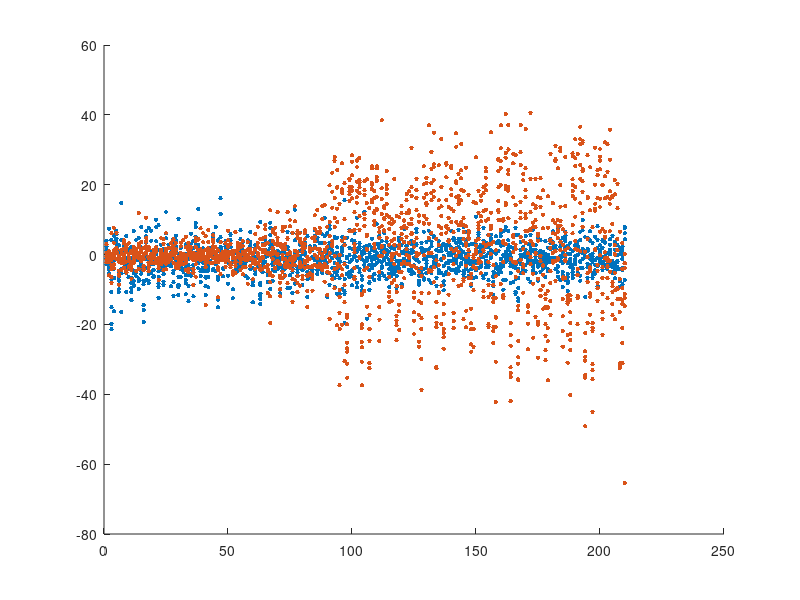

The MATLAB source for this figure: (Note: this script raises an error after producing the figure.)
%% ImplicitAdaptationFigures
% This code is used to statistically analyze data output by BUMProcessor.m,
% and produce raw figures for data presentation
%
% By Charles Xu @ UCSD
%
%% Initialize
load('allData.mat')

%% Figure 1 - dot plot for relative error of exp 1 and 2
% Used data: allFinal allTarget
f1dot = figure('Name','dot plot for relative error of exp 1 and 2','NumberTitle','off');
hold on

% Plot exp 1
for i = 1:8
    x = linspace(1,210,210);
    y = allFinal{1,1}{1,i} - allTarget{1,1}{1,i};
    p1 = plot(x,y,'.','Color','#0072BD','MarkerSize',10);
end

% Plot exp 2
for i = 1:8
    x = linspace(1,210,210);
    y = allFinal{1,2}{1,i} - allTarget{1,2}{1,i};
    p2 = plot(x,y,'.b','Color','#D95319','MarkerSize',10);
end

xline([60 90],'--')
yline(0,'--')
xlim([0 210])
ylim([-70 70])
legend([p1,p2],{'Experiment 1','Experiment 2'})
hold off

%% Figure 1 - line plot for absolute error of exp 1 and 2
% Used data: allFinal allTarget
f1line = figure('Name','line plot for absolute error of exp 1 and 2','NumberTitle','off');
hold on

% Plot exp 1
y = zeros(1,210);
for i = 1:8
    y = y + abs(allFinal{1,1}{1,i} - allTarget{1,1}{1,i});
end
x = linspace(1,210,210);
y = y/8;
p1 = plot(x,y,'.-','Color','#0072BD','MarkerSize',10);

clear x y

% Plot exp 2
y = zeros(1,210);
for i = 1:8
    y = y + abs(allFinal{1,2}{1,i} - allTarget{1,2}{1,i});
end
x = linspace(1,210,210);
y = y/8;
p2 = plot(x,y,'.-','Color','#D95319','MarkerSize',10);

clear x y

xline([60 90],'--')
yline(0,'--')
xlim([0 210])
ylim([0 35])
legend([p1,p2],{'Experiment 1','Experiment 2'})
hold off

%% Figure 1 - distribution of relative error test phase of exp 1 and 2
% Used data
f1histRel = figure('Name','distribution of relative error during test phase of exp 1 and 2','NumberTitle','off');
hold on

x = [];
for i = 1:8
    rel = (allFinal{1,1}{1,i} - allTarget{1,1}{1,i});
    rel = rel(1,91:end);
    x = [x rel];
end
p1 = histogram(x,[-70:2:70]);

y = [];
for i = 1:8
    rel = (allFinal{1,2}{1,i} - allTarget{1,2}{1,i});
    rel = rel(1,91:end);
    y = [y rel];
end
p2 = histogram(y,[-70:2:70]);

xlim([-70 70])
ylim([0 200])
legend([p1,p2],{'Experiment 1','Experiment 2'})
hold off

clear x y

%% Figure 2 - dot plot for relative error of exp 2 and 3
% Used data: allFinal allTarget
f2dot = figure('Name','dot plot for relative error of exp 2 and 3','NumberTitle','off');
hold on

% Plot exp 2
for i = 1:8
    x = linspace(1,210,210);
    y = allFinal{1,2}{1,i} - allTarget{1,2}{1,i};
    p1 = plot(x,y,'.','Color','#0072BD','MarkerSize',10);
end

% Plot exp 3
for i = 1:8
    x = linspace(1,210,210);
    y = allFinal{1,3}{1,i} - allTarget{1,3}{1,i};
    p2 = plot(x,y,'.b','Color','#D95319','MarkerSize',10);
end

xline([60 90],'--')
yline(0,'--')
xlim([0 210])
ylim([-70 70])
legend([p1,p2],{'Experiment 2','Experiment 3'})
hold off

%% Figure 2 - line plot for absolute error of exp 2 and 3
% Used data: allFinal allTarget
f2line = figure('Name','line plot for absolute error of exp 2 and 3','NumberTitle','off');
hold on

% Plot exp 2
y = zeros(1,210);
for i = 1:8
    y = y + abs(allFinal{1,2}{1,i} - allTarget{1,2}{1,i});
end
x = linspace(1,210,210);
y = y/8;
p1 = plot(x,y,'.-','Color','#0072BD','MarkerSize',10);

clear x y

% Plot exp 3
y = zeros(1,210);
for i = 1:8
    y = y + abs(allFinal{1,3}{1,i} - allTarget{1,3}{1,i});
end
x = linspace(1,210,210);
y = y/8;
p2 = plot(x,y,'.-','Color','#D95319','MarkerSize',10);

clear x y

xline([60 90],'--')
yline(0,'--')
xlim([0 210])
ylim([0 35])
legend([p1,p2],{'Experiment 2','Experiment 3'})
hold off

%% Figure 2 - distribution of relative error test phase of exp 2 and 3
% Used data: allFinal allTarget
f2histRel = figure('Name','distribution of relative error during test phase of exp 2 and 3','NumberTitle','off');
hold on

x = [];
for i = 1:8
    rel = (allFinal{1,2}{1,i} - allTarget{1,2}{1,i});
    rel = rel(1,91:end);
    x = [x rel];
end
p1 = histogram(x,[-70:2:70]);

y = [];
for i = 1:8
    rel = (allFinal{1,3}{1,i} - allTarget{1,3}{1,i});
    rel = rel(1,91:end);
    y = [y rel];
end
p2 = histogram(y,[-70:2:70]);

xlim([-70 70])
ylim([0 200])
legend([p1,p2],{'Experiment 2','Experiment 3'})
hold off

clear x y

%% Paired-samples t test for baseline vs test
% Used data: allFinal allTarget

% Exp 1
baseline1 = [];
test1 = [];
for i = 1:8
    par = abs(allFinal{1,1}{1,i} - allTarget{1,1}{1,i}); % Compare between absolute errors
    parBaseline = mean(par(1,1:90));
    baseline1 = [baseline1 parBaseline];
    parTest = mean(par(1,91:end));
    test1 = [test1 parTest];
end

meanBaseline1 = mean(baseline1);
stdBaseline1 = std(baseline1);
meanTest1 = mean(test1);
stdTest1 = std(test1);

[exp1h,exp1p] = ttest(baseline1,test1); % Paired-sample t test between baseline and test
exp1d = computeCohen_d(baseline1,test1); % Cohen's d for baseline vs test

% Note: according to Cohen and Sawilowsky:
% 
% d = 0.01 --> very small effect size
% d = 0.20 --> small effect size
% d = 0.50 --> medium effect size
% d = 0.80 --> large effect size
% d = 1.20 --> very large effect size
% d = 2.00 --> huge effect size

% Exp 2
baseline2 = [];
test2 = [];
for i = 1:8
    par = abs(allFinal{1,2}{1,i} - allTarget{1,2}{1,i}); % Compare between absolute errors
    parBaseline = mean(par(1,1:90));
    baseline2 = [baseline2 parBaseline];
    parTest = mean(par(1,91:end));
    test2 = [test2 parTest];
end

meanBaseline2 = mean(baseline2);
stdBaseline2 = std(baseline2);
meanTest2 = mean(test2);
stdTest2 = std(test2);

[exp2h,exp2p] = ttest(baseline2,test2); % Paired-sample t test between baseline and test
exp2d = computeCohen_d(baseline2,test2); % Cohen's d for baseline vs test

% Exp 3
baseline3 = [];
test3 = [];
for i = 1:8
    par = abs(allFinal{1,3}{1,i} - allTarget{1,3}{1,i}); % Compare between absolute errors
    parBaseline = mean(par(1,1:90));
    baseline3 = [baseline3 parBaseline];
    parTest = mean(par(1,91:end));
    test3 = [test3 parTest];
end

meanBaseline3 = mean(baseline3);
stdBaseline3 = std(baseline3);
meanTest3 = mean(test3);
stdTest3 = std(test3);

[exp3h,exp3p] = ttest(baseline3,test3); % Paired-sample t test between baseline and test
exp3d = computeCohen_d(baseline3,test3); % Cohen's d for baseline vs test

%% Figure 1 - barplot for experiments 1 and 2
xAxis = categorical({'Baseline' 'Test'});
xAxis = reordercats(xAxis,{'Baseline' 'Test'});
bars12 = [meanBaseline1 meanTest1; meanBaseline2 meanTest2];
err12 = [stdBaseline1 stdTest1; stdBaseline2 stdTest2];

f12bar = figure('Name','absolute error between baseline vs test in experiments 1 and 2','NumberTitle','off');
hold on
p1 = bar(xAxis,bars12);

[ngroups,nbars] = size(bars12); % Calculate the number of groups and number of bars in each group
xErr = nan(nbars, ngroups); % Get the x coordinate of the bars
for i = 1:nbars
    xErr(i,:) = p1(i).XEndPoints;
end

errorbar(xErr',bars12,err12,'Color','k','LineStyle','none')
hold off

%% Figure 2 - barplot for experiments 2 and 3
xAxis = categorical({'Baseline' 'Test'});
xAxis = reordercats(xAxis,{'Baseline' 'Test'});
bars23 = [meanBaseline2 meanTest2; meanBaseline3 meanTest3];
err23 = [stdBaseline2 stdTest2; stdBaseline3 stdTest3];

f23bar = figure('Name','absolute error between baseline vs test in experiments 2 and 3','NumberTitle','off');
hold on
p1 = bar(xAxis,bars23);

[ngroups,nbars] = size(bars23); % Calculate the number of groups and number of bars in each group
xErr = nan(nbars, ngroups); % Get the x coordinate of the bars
for i = 1:nbars
    xErr(i,:) = p1(i).XEndPoints;
end

errorbar(xErr',bars23,err23,'Color','k','LineStyle','none')
hold off

%% Two-way ANOVA for time (baseline and test) and experiments
% Used data: allFinal allTarget

latetest1 = [];
for i = 1:8
    par = abs(allFinal{1,1}{1,i} - allTarget{1,1}{1,i}); % Compare between absolute errors
    parLatetest = mean(par(1,121:end));
    latetest1 = [latetest1 parLatetest];
end

latetest2 = [];
for i = 1:8
    par = abs(allFinal{1,2}{1,i} - allTarget{1,2}{1,i}); % Compare between absolute errors
    parLatetest = mean(par(1,121:end));
    latetest2 = [latetest2 parLatetest];
end

latetest3 = [];
for i = 1:8
    par = abs(allFinal{1,3}{1,i} - allTarget{1,3}{1,i}); % Compare between absolute errors
    parLatetest = mean(par(1,121:end));
    latetest3 = [latetest3 parLatetest];
end

% Two-way ANOVA for experiments 1 vs 2
ANOVAData12 = [baseline1 latetest1; baseline2 latetest2]';
[exp12p,exp12table,exp12stats] = anova2(ANOVAData12,8);

% Two-way ANOVA for experiments 2 vs 3
ANOVAData23 = [baseline2 latetest2; baseline3 latetest3]';
[exp23p,exp23table,exp23stats] = anova2(ANOVAData23,8);

